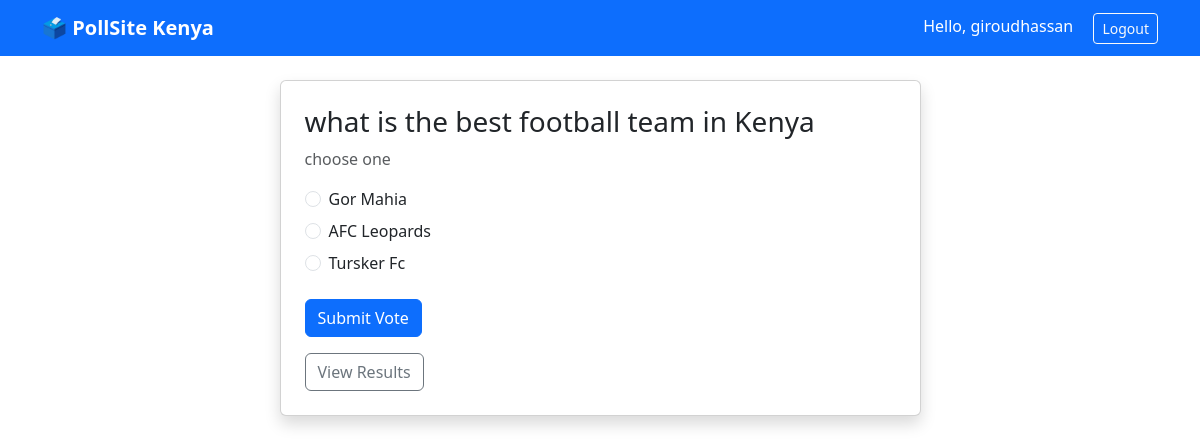
The page /1/ (signed in) on the database its author committed.
### accounts/models.py (models this page shows)
class User(AbstractUser):
    pass

### polls/models.py (models this page shows, shortened)
class Poll(models.Model):
    title = models.CharField(max_length=200)
    description = models.TextField(blank=True)
    created_by = models.ForeignKey(settings.AUTH_USER_MODEL, on_delete=models.CASCADE, related_name='polls')
    created_at = models.DateTimeField(auto_now_add=True)
    expires_at = models.DateTimeField(null=True, blank=True)
    is_public = models.BooleanField(default=True)

class Option(models.Model):
    poll = models.ForeignKey(Poll, on_delete=models.CASCADE, related_name='options')
    text = models.CharField(max_length=200)

### polls/views.py (the view)
# urls.py: path('<int:pk>/',views.poll_detail,name='poll_detail'),
def poll_detail(request, pk):
    poll = get_object_or_404(Poll, pk=pk)
    user_vote = None
    if request.user.is_authenticated:
        user_vote = Vote.objects.filter(poll=poll, user=request.user).first()
    return render(request, 'polls/poll_detail.html', {'poll': poll, 'user_vote': user_vote})

### templates/polls/poll_detail.html (shortened to what this page needs)
{% extends 'base.html' %}
{% block content %}
<div class="row justify-content-center">
    <div class="col-md-7">
        <div class="card shadow">
            <div class="card-body p-4">
                <h3>{{ poll.title }}</h3>
                <p class="text-muted">{{ poll.description }}</p>
                {% if user_vote %}
                    <div class="alert alert-info">You already voted on this poll. <a href="{% url 'polls:results' poll.pk %}">See results</a></div>
                {% elif user.is_authenticated %}
                    <form method="POST" action="{% url 'polls:vote' poll.pk %}">
                        {% for option in poll.options.all %}
                            <div class="form-check mb-2">
                                <input class="form-check-input" type="radio" name="option" value="{{ option.pk }}" id="option{{ option.pk }}">
                                <label class="form-check-label" for="option{{ option.pk }}">{{ option.text }}</label>
                            </div>
                        {% endfor %}
                        <button type="submit" class="btn btn-primary mt-3">Submit Vote</button>
                    </form>
                {% else %}
                    <div class="alert alert-warning">Please <a href="{% url 'accounts:login' %}">login</a> to vote.</div>
                {% endif %}
                <a href="{% url 'polls:results' poll.pk %}" class="btn btn-outline-secondary mt-3">View Results</a>
            </div>
        </div>
    </div>
</div>
{% endblock %}

### templates/base.html (shortened to what this page needs)
<!DOCTYPE html>
<html lang="en">
<head>
    <link href="https://cdn.jsdelivr.net/npm/bootstrap@5.3.0/dist/css/bootstrap.min.css" rel="stylesheet">
</head>
<body>
<nav class="navbar navbar-expand-lg navbar-dark bg-primary">
    <div class="container">
        <a class="navbar-brand fw-bold" href="{% url 'polls:home' %}">🗳️ PollSite Kenya</a>
        <div class="ms-auto">
            {% if user.is_authenticated %}
                <span class="text-white me-3">Hello, {{ user.username }}</span>
                <a href="{% url 'accounts:logout' %}" class="btn btn-outline-light btn-sm">Logout</a>
            {% else %}
                <a href="{% url 'accounts:login' %}" class="btn btn-outline-light btn-sm me-2">Login</a>
                <a href="{% url 'accounts:register' %}" class="btn btn-light btn-sm">Register</a>
            {% endif %}
        </div>
    </div>
</nav>
<div class="container mt-4">
    {% block content %}{% endblock %}
</div>
</body>
</html>

### rows shown on the page
User: username "giroudhassan"
Poll: title "what is the best football team in Kenya", description "choose one"
Option: text "Gor Mahia"
Option: text "AFC Leopards"
Option: text "Tursker Fc"
